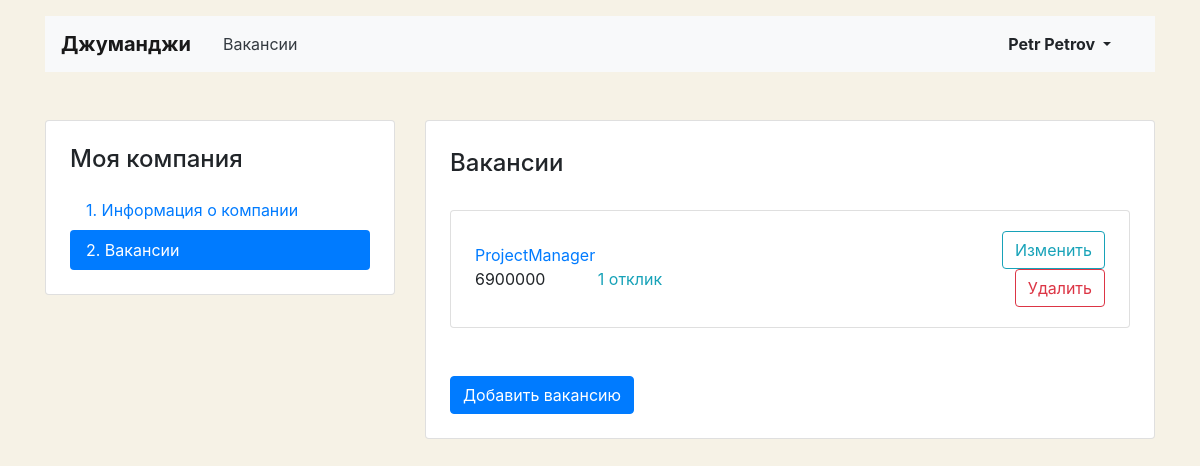
/mycompany/vacancies/ (signed in), run on an earlier commit of the app's database.
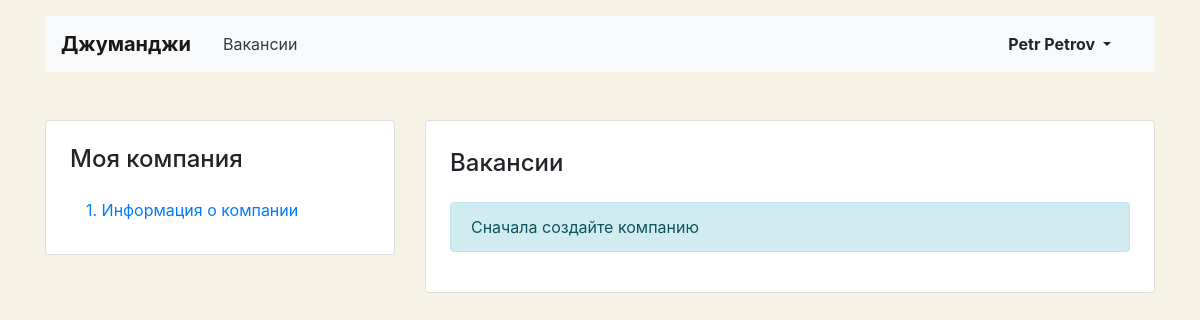
And on a later commit of the database.
### main/models.py (models this page shows, shortened)
class Vacancy(models.Model):
    title = models.CharField(max_length=120)
    specialty = models.ForeignKey(Specialty, on_delete=models.CASCADE, related_name='vacancies')
    company = models.ForeignKey(Company, on_delete=models.CASCADE, related_name='companies')
    skills = models.TextField()
    description = models.TextField()
    salary_min = models.PositiveIntegerField()
    salary_max = models.PositiveIntegerField()
    published_at = models.DateField(default=date.today)

### main/views/my_vacancy.py (the view)
# urls.py: path('mycompany/vacancies/', vacancy.MyVacancies.as_view(), name='my_company_vacancies'),
class MyVacancies(LoginRequiredMixin, View):
    redirect_field_name = 'login'
    def get(self, request):
        my_vacancies = Vacancy.objects.filter(company__owner=request.user).annotate(app_count=Count('applications'))
        ctx = {
            'my_vacancies': my_vacancies,
        }
        return render(request, 'main/my_vacancy/my_vacancies.html', ctx)

### main/templatetags/my_tags.py (called while the page is built)
@register.filter()
def ru_pluralize(number: Union[int, str], args: str = 'тур,тура,туров'):
    nom_sing, gen_sing, gen_plur = args.split(',')
    number = abs(int(number))
    if 10 <= number % 100 <= 20:
        return f'{number} {gen_plur}'
    if number % 10 == 1:
        return f'{number} {nom_sing}'
    if 2 <= number % 10 <= 4:
        return f'{number} {gen_sing}'
    return f'{number} {gen_plur}'

### main/templates/main/my_vacancy/my_vacancies.html (shortened to what this page needs)
{% extends 'main/base/account_base.html' %}
{% load my_tags %}
{% block content %}
<main class="container mt-3 pb-5">
    <div class="row mt-5">
    {% include 'main/base/account_side_menu.html' %}
      <div class="col-12 col-lg-8">
        <div class="card">
          <div class="card-body px-4 pb-4">
            <section class="tab-pane fade show active">
              <h2 class="h4 pt-2 pb-3">Вакансии</h2>
              {% if not user.my_company.id %}
              <p class="alert alert-info" role="alert">Сначала создайте компанию</p>
              {% else %}
              {% for vacancy in my_vacancies %}
              <div class="card mt-3">
                <div class="card-body px-4">
                  <div class="row align-items-center">
                    <div class="col-6 col-lg-8">
                      <a href="{% url 'my_company_vacancy' vacancy.id %}" class="mb-1">{{vacancy.title}}</a>
                      <p class="mb-1">
                        <span class="mr-5">{{vacancy.salary_max}}</span>
                        {% if vacancy.app_count > 0 %}
                        <a href="{% url 'applications_list' vacancy.id %}" class="text-info"> {{vacancy.app_count|ru_pluralize:'отклик,отклика,откликов'}}</a>
                        {% else %}
                        Нет откликов
                        {% endif %}
                      </p>
                    </div>
                    <div class="col-6 col-lg-4 text-right">
                      <a href="{% url 'my_company_vacancy' vacancy.id %}" class="btn btn-outline-info">Изменить</a>
                      <a href="{% url 'my_company_vac_delete' vacancy.id %}" class="btn btn-outline-danger">Удалить</a>
                    </div>
                  </div>
                </div>
              </div>
              {% endfor %}
              <a href="{% url 'my_company_vac_create' %}"><button type="button" class="btn btn-primary mt-5">Добавить вакансию</button></a>
            {% endif %}
            </section>
          </div>
        </div>
      </div>
    </div>
  </main>
{% endblock %}

What changed in the data, as far as the page shows it:
removed Vacancy: title "ProjectManager", salary_max "6900000", app_count|ru_pluralize "1 отклик"
Also different on the page:
text no longer shown: "2. Вакансии Добавить вакансию"
text now shown: "Сначала создайте компанию"
